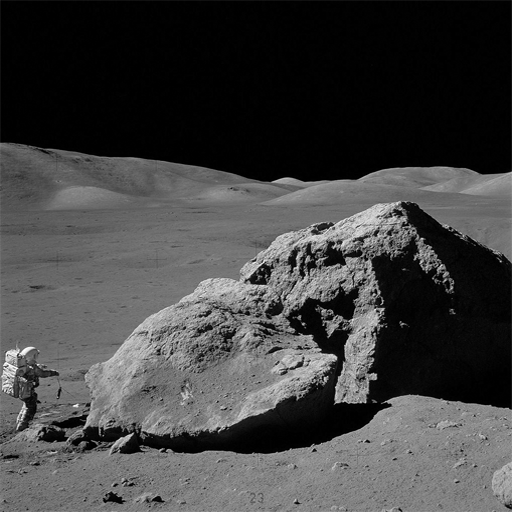
#> input picture imgs/Apollo17boulder.tif, 512 x 512 px
$ python test_cnotch.py
#> lines starting #> are read from the running program, lines starting #| are printed output that depends on the picture
# Test of cnotch

import numpy as np
from cnotch_filter import cnotch_filter
import matplotlib.pyplot as plt
from skimage.morphology import square, dilation
import cv2

img = cv2.imread('./imgs/Apollo17boulder.tif', cv2.IMREAD_GRAYSCALE)/255
#> img: shape (512, 512) float64; min 0, max 1, mean 0.259

M, N = img.shape
#> M = 512; N = 512

thetas = np.array([0, 60, 120])
D = 30*np.sqrt(2)
u = (D*np.cos(thetas*np.pi/180) + M//2).astype(int)
#> u = [298, 277, 234]
v = (D*np.sin(thetas*np.pi/180) + N//2).astype(int)
#> v = [256, 292, 292]

A = np.ones((thetas.size,))
R = np.zeros((M,N), dtype = complex)
R[u,v] = 1j * (A/2) * M * N * np.exp(0)

r = np.real(np.fft.ifft2(np.fft.ifftshift(R)))

g = img + r/3
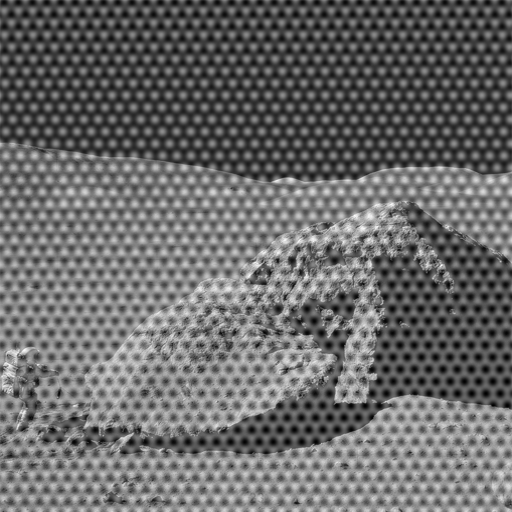
#> g: shape (512, 512) float64; min -0.499, max 1.3, mean 0.259; drawn with min black and max white

G = np.fft.fftshift(np.fft.fft2(g))

Gd = dilation(np.log(1+np.abs(G)),square(3))
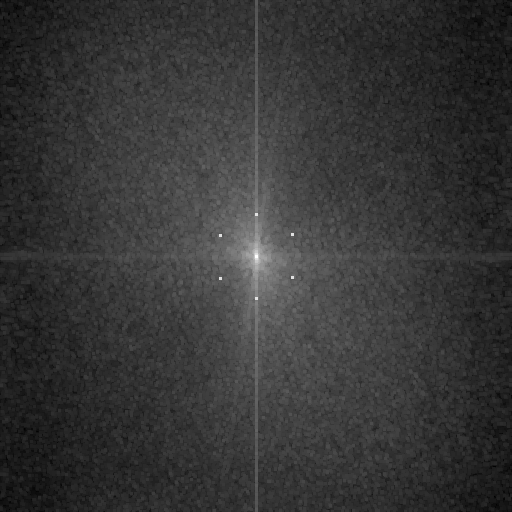
#> Gd: shape (512, 512) float64; min 1.59, max 11.13, mean 3.62; drawn with min black and max white
plt.figure();plt.axis('off');plt.imshow(Gd)

#> (the run stopped early here; a loop or call above may not have finished)

$ run again, with imgs/ChestXray.tif copied over imgs/Apollo17boulder.tif
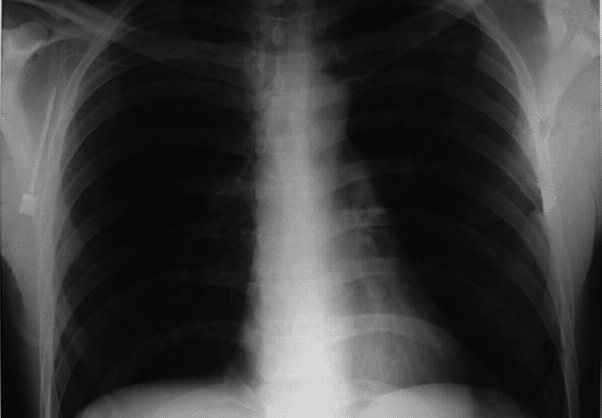
#> input picture imgs/ChestXray.tif, 602 x 418 px
#> `g = img + r/3`:
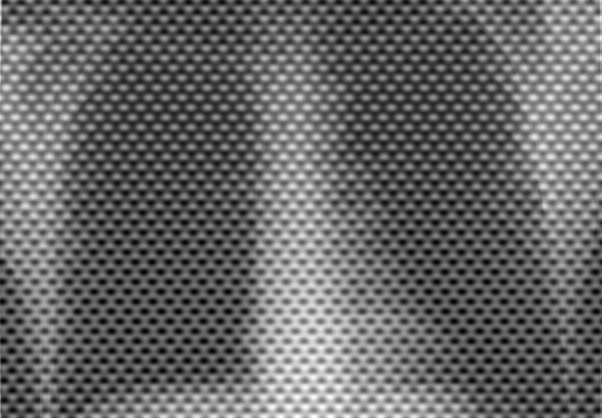
#> g: shape (418, 602) float64; min -0.468, max 1.27, mean 0.236; drawn with min black and max white
#> `Gd = dilation(np.log(1+np.abs(G)),square(3))`:
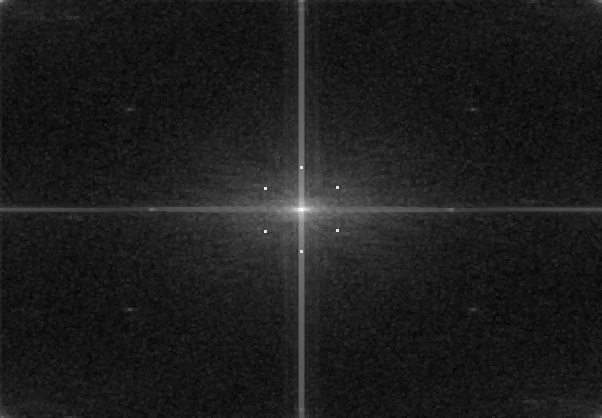
#> Gd: shape (418, 602) float64; min 1.06, max 10.99, mean 2.21; drawn with min black and max white

$ run again, with imgs/bodyscan.tif copied over imgs/Apollo17boulder.tif
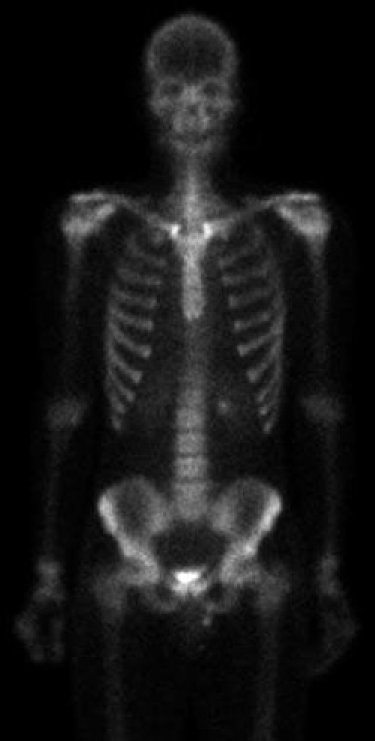
#> input picture imgs/bodyscan.tif, 750 x 1482 px (shown at 1/2 size)
#> `g = img + r/3`:
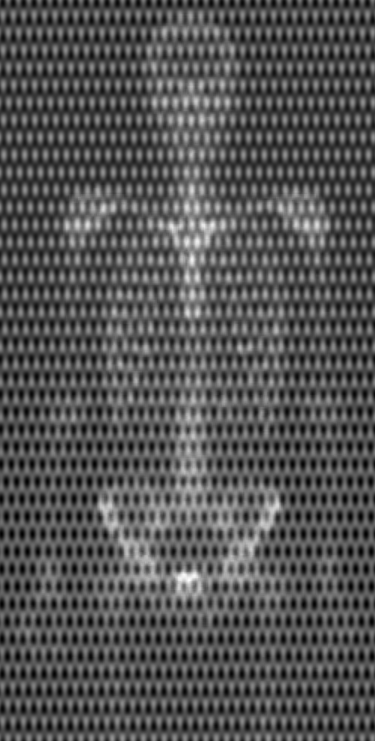
#> g: shape (1482, 750) float64 (shown at 1/2 size); min -0.5, max 1.27, mean 0.0883; drawn with min black and max white
#> `Gd = dilation(np.log(1+np.abs(G)),square(3))`:
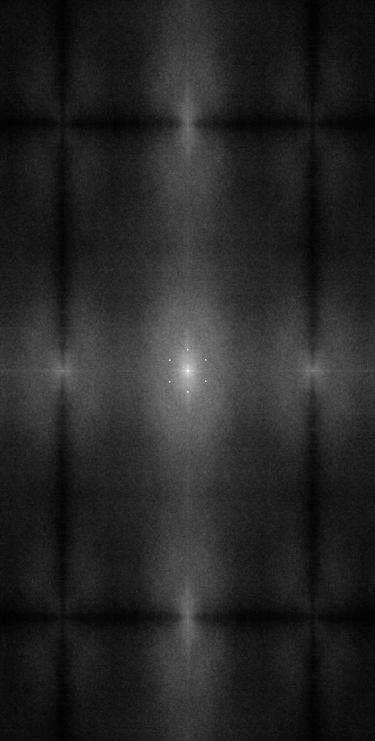
#> Gd: shape (1482, 750) float64 (shown at 1/2 size); min 0.128, max 11.49, mean 1.83; drawn with min black and max white
